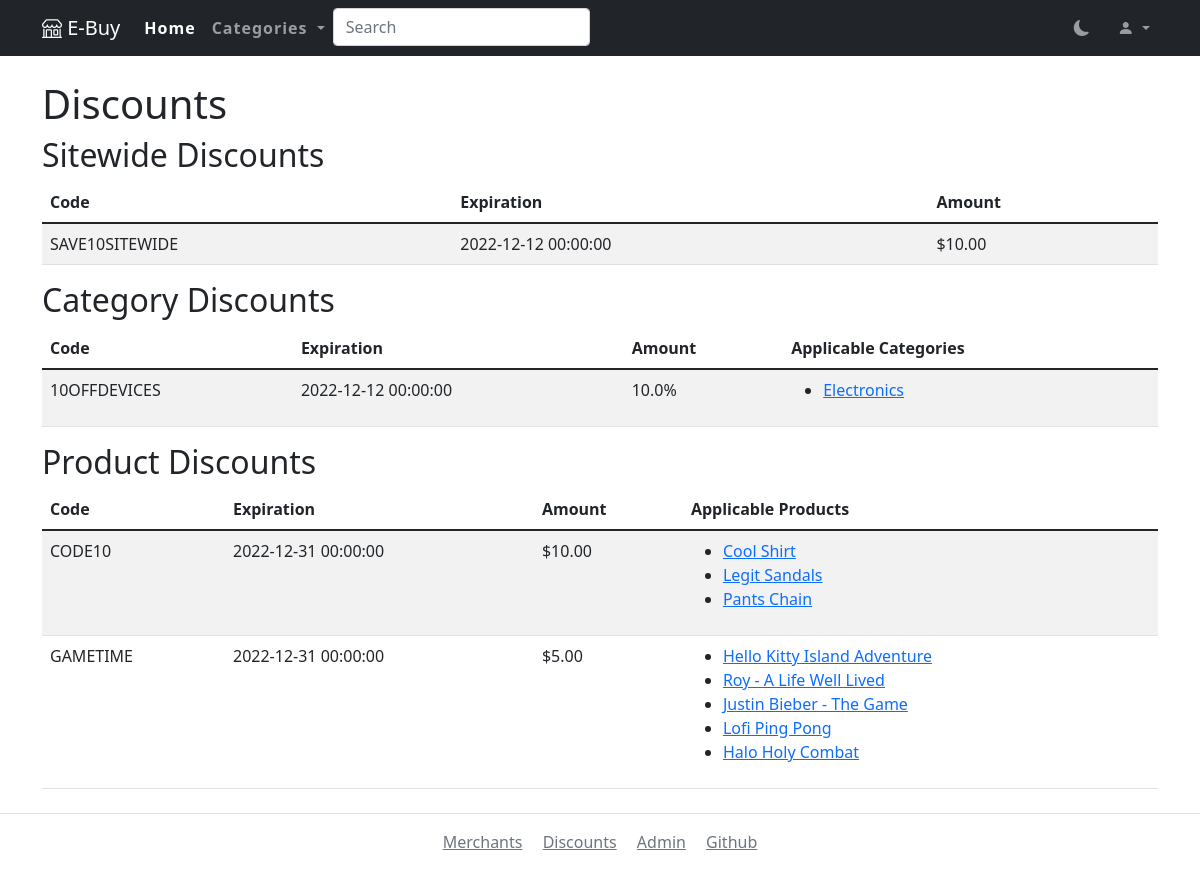
Screenshot of /discounts (signed in) with the database file from the repository.
### app/models.py (models this page shows, shortened)
class Discount(db.Model):
    id = db.Column(db.Integer, primary_key=True)
    """The primary key of the discount"""
    code = db.Column(db.String(64), nullable=False, unique=True)
    """The code of the discount that the user can use"""
    expiration = db.Column(db.DateTime)
    """The expiration date of the discount"""
    details = db.Column(db.JSON, nullable=False)
    """A JSON attribute containing the details of the discount"""
    def is_valid(self):
        cur_date = datetime.today()
        return cur_date <= self.expiration

class Category(db.Model):
    id = db.Column(db.Integer, primary_key=True)
    """The primary key of the category"""
    name = db.Column(db.String(128))
    """The name of the category"""
    products = db.relationship('Product', backref='category', lazy='dynamic')
    """A queryable relationship representing the products that belong to the category"""

class Product(db.Model):
    id = db.Column(db.Integer, primary_key=True)
    """The primary key of the product"""
    category_id = db.Column(db.Integer, db.ForeignKey('category.id'))
    """The foreign key of the category the product belongs to"""
    merchant_id = db.Column(db.Integer, db.ForeignKey('user.id'))
    """The foreign key of the merchant User the product belongs to"""
    name = db.Column(db.String(128))
    """The name of the product"""
    price = db.Column(db.Float)
    """The price of the product"""
    description = db.Column(db.Text)
    """The description of the product"""
    reviews = db.relationship('Review', backref='product', lazy='dynamic')
    """A queryable database relationship that retrieves the reviews of the product"""
    images = db.relationship('Image', backref='product')
    """A instrumentedList that contains the Image objects related to the product"""
    orders = db.relationship("OrderRow", back_populates="product")
    """A relationship that retrieves orders of the product"""

### app/routes.py (the view)
@webapp.route('/discounts')
def discounts():
    rows = Discount.query.all()
    product_output = []
    output = []
    category_output = []
    for discount in rows:
        if discount.is_valid():
            if discount.details['type'] == 0:
                amount = '$' + f"{discount.details['amount']:.2f}" if not discount.details['percentage'] else \
                    str(100 * discount.details['amount']) + '%'
                products = []
                for id in discount.details["applicable_id"]:
                    products.append(Product.query.get(id))
                product_output.append({"code": discount.code, "expiration": discount.expiration, "amount": amount,
                                       "products": products})
            elif discount.details['type'] == 1:
                amount = '$' + f"{discount.details['amount']:.2f}" if not discount.details['percentage'] else \
                    str(100 * discount.details['amount']) + '%'
                categories = []
                for id in discount.details["applicable_id"]:
                    categories.append(Category.query.get(id))
                category_output.append({"code": discount.code, "expiration": discount.expiration, "amount": amount,
                                        "categories": categories})
            else:
                amount = '$' + f"{discount.details['amount']:.2f}" if not discount.details['percentage'] else \
                    str(100 * discount.details['amount']) + '%'
                output.append({"code": discount.code, "expiration": discount.expiration, "amount": amount})
    return render_template("discounts.html", a_discounts=output, p_discounts=product_output,
                           c_discounts=category_output)

### app/models.py (called while the page is built)
@login.user_loader
def load_user(id):
    return User.query.get(int(id))

### app/routes.py (called while the page is built)
def add_categories(func):
    def inner(*args, **kwargs):
        return func(*args, **kwargs, categories=get_category_dict())
    return inner

### app/utils.py (called while the page is built)
def get_category_dict():
    return {c.name: c.id for c in Category.query.all()}

### app/templates/discounts.html (shortened to what this page needs)
{% extends "base.html" %}
{% block main %}
    <div class="container">
        <h1>Discounts</h1>
        <h2>Sitewide Discounts</h2>
        <table class="table table-hover table-striped ">
            <thead>
            <tr>
                <th scope="col">Code</th>
                <th scope="col">Expiration</th>
                <th scope="col">Amount</th>
            </tr>
            </thead>
            <tbody>
            {% for discount in a_discounts %}
                <tr>
                    <td>{{ discount.code }}</td>
                    <td>{{ discount.expiration }}</td>
                    <td>{{ discount.amount }}</td>
                </tr>
            {% endfor %}
            </tbody>
        </table>
        <h2>Category Discounts</h2>
        <table class="table table-hover table-striped ">
            <thead>
            <tr>
                <th scope="col">Code</th>
                <th scope="col">Expiration</th>
                <th scope="col">Amount</th>
                <th scope="col">Applicable Categories</th>
            </tr>
            </thead>
            <tbody>
            {% for discount in c_discounts %}
                <tr>
                    <td>{{ discount.code }}</td>
                    <td>{{ discount.expiration }}</td>
                    <td>{{ discount.amount }}</td>
                    <td>
                        <ul>
                            {% for category in discount.categories %}
                                <li><a href="{{ '/category/%s' %category.id }}">{{ category.name }}</a></li>
                            {% endfor %}
                        </ul>
                    </td>
                </tr>
            {% endfor %}
            </tbody>
        </table>
        <h2>Product Discounts</h2>
        <table class="table table-hover table-striped ">
            <thead>
            <tr>
                <th scope="col">Code</th>
                <th scope="col">Expiration</th>
                <th scope="col">Amount</th>
                <th scope="col">Applicable Products</th>
            </tr>
            </thead>
            <tbody>
            {% for discount in p_discounts %}
                <tr>
                    <td>{{ discount.code }}</td>
                    <td>{{ discount.expiration }}</td>
                    <td>{{ discount.amount }}</td>
                    <td>
                        <ul>
                            {% for product in discount.products %}
                                <li><a href="{{ '/product/%s' %product.id }}">{{ product.name }}</a></li>
                            {% endfor %}
                        </ul>
                    </td>
                </tr>
            {% endfor %}
            </tbody>
        </table>
    </div>
{% endblock %}

### rows the page displays
Discount: code "SAVE10SITEWIDE", expiration "2022-12-12 00:00:00", amount "$10.00"
Discount: code "10OFFDEVICES", expiration "2022-12-12 00:00:00", amount "10.0%"
Category: name "Electronics"
Discount: code "CODE10", expiration "2022-12-31 00:00:00", amount "$10.00"
Product: name "Cool Shirt"
Product: name "Legit Sandals"
Product: name "Pants Chain"
Discount: code "GAMETIME", expiration "2022-12-31 00:00:00", amount "$5.00"
Product: name "Hello Kitty Island Adventure"
Product: name "Roy - A Life Well Lived"
Product: name "Justin Bieber - The Game"
Product: name "Lofi Ping Pong"
Product: name "Halo Holy Combat"
